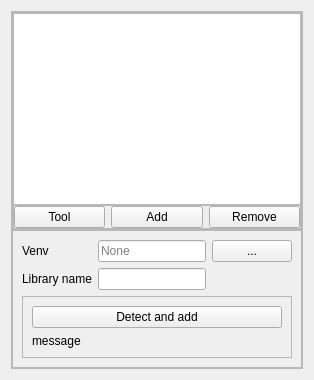
           <widget class="QWidget" name="page_pathex">
            <layout class="QHBoxLayout" name="horizontalLayout_13">
             <item>
              <widget class="QFrame" name="frame_21">
               <property name="frameShape">
                <enum>QFrame::StyledPanel</enum>
               </property>
               <property name="frameShadow">
                <enum>QFrame::Raised</enum>
               </property>
               <layout class="QVBoxLayout" name="verticalLayout_15">
                <property name="spacing">
                 <number>0</number>
                </property>
                <property name="leftMargin">
                 <number>0</number>
                </property>
                <property name="topMargin">
                 <number>0</number>
                </property>
                <property name="rightMargin">
                 <number>0</number>
                </property>
                <property name="bottomMargin">
                 <number>0</number>
                </property>
                <item>
                 <widget class="QFrame" name="frame_22">
                  <property name="frameShape">
                   <enum>QFrame::StyledPanel</enum>
                  </property>
                  <property name="frameShadow">
                   <enum>QFrame::Raised</enum>
                  </property>
                  <layout class="QVBoxLayout" name="verticalLayout_16">
                   <property name="spacing">
                    <number>0</number>
                   </property>
                   <property name="leftMargin">
                    <number>0</number>
                   </property>
                   <property name="topMargin">
                    <number>0</number>
                   </property>
                   <property name="rightMargin">
                    <number>0</number>
                   </property>
                   <property name="bottomMargin">
                    <number>0</number>
                   </property>
                   <item>
                    <widget class="ListWidgetDragDrop" name="list_pathex"/>
                   </item>
                   <item>
                    <widget class="QFrame" name="frame_25">
                     <property name="frameShape">
                      <enum>QFrame::StyledPanel</enum>
                     </property>
                     <property name="frameShadow">
                      <enum>QFrame::Raised</enum>
                     </property>
                     <layout class="QHBoxLayout" name="horizontalLayout_16">
                      <property name="leftMargin">
                       <number>0</number>
                      </property>
                      <property name="topMargin">
                       <number>0</number>
                      </property>
                      <property name="rightMargin">
                       <number>0</number>
                      </property>
                      <property name="bottomMargin">
                       <number>0</number>
                      </property>
                      <item>
                       <widget class="QPushButton" name="btn_tool_pathex">
                        <property name="text">
                         <string>Tool</string>
                        </property>
                       </widget>
                      </item>
                      <item>
                       <widget class="QPushButton" name="btn_add_pathex">
                        <property name="text">
                         <string>Add</string>
                        </property>
                       </widget>
                      </item>
                      <item>
                       <widget class="QPushButton" name="btn_rm_pathex">
                        <property name="text">
                         <string>Remove</string>
                        </property>
                       </widget>
                      </item>
                     </layout>
                    </widget>
                   </item>
                  </layout>
                 </widget>
                </item>
                <item>
                 <widget class="QFrame" name="frame_20">
                  <property name="frameShape">
                   <enum>QFrame::StyledPanel</enum>
                  </property>
                  <property name="frameShadow">
                   <enum>QFrame::Raised</enum>
                  </property>
                  <layout class="QVBoxLayout" name="verticalLayout_20">
                   <item>
                    <layout class="QGridLayout" name="gridLayout">
                     <item row="1" column="0">
                      <widget class="QLabel" name="label_6">
                       <property name="text">
                        <string>Library name</string>
                       </property>
                      </widget>
                     </item>
                     <item row="0" column="1">
                      <widget class="LineEditDragDrop" name="line_venv">
                       <property name="placeholderText">
                        <string>None</string>
                       </property>
                      </widget>
                     </item>
                     <item row="0" column="0">
                      <widget class="QLabel" name="label_7">
                       <property name="text">
                        <string>Venv</string>
                       </property>
                      </widget>
                     </item>
                     <item row="1" column="1">
                      <widget class="QLineEdit" name="line_name_lib"/>
                     </item>
                     <item row="0" column="2">
                      <widget class="QPushButton" name="btn_path_5">
                       <property name="text">
                        <string>...</string>
                       </property>
                      </widget>
                     </item>
                    </layout>
                   </item>
                   <item>
                    <widget class="QFrame" name="frame_23">
                     <property name="frameShape">
                      <enum>QFrame::StyledPanel</enum>
                     </property>
                     <property name="frameShadow">
                      <enum>QFrame::Raised</enum>
                     </property>
                     <layout class="QVBoxLayout" name="verticalLayout_21">
                      <item>
                       <widget class="QPushButton" name="btn_detect_add">
                        <property name="text">
                         <string>Detect and add</string>
                        </property>
                       </widget>
                      </item>
                      <item>
                       <widget class="QLabel" name="label_9">
                        <property name="text">
                         <string>message</string>
                        </property>
                       </widget>
                      </item>
                     </layout>
                    </widget>
                   </item>
                  </layout>
                 </widget>
                </item>
               </layout>
              </widget>
             </item>
            </layout>
           </widget>
